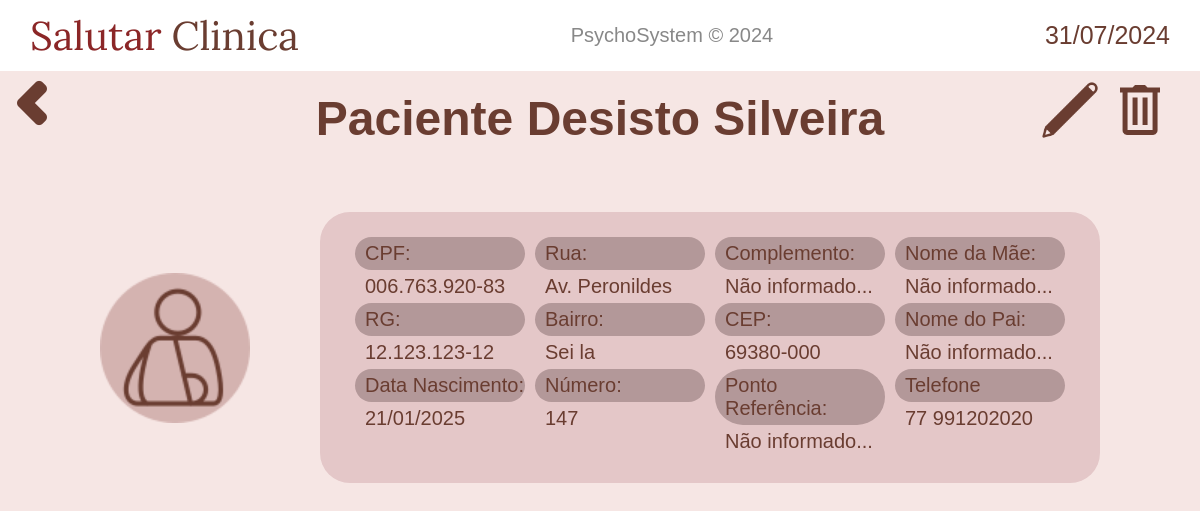
The app's page /pacientes/infos/11 (signed in) with its own data.
### pacientes/models.py (models this page shows, shortened)
class Paciente(models.Model):
    nome = models.CharField(max_length=50)
    cpf = models.CharField(max_length=20, unique=True)
    rg = models.CharField(max_length=20)
    data_nascimento = models.DateField()
    rua = models.CharField(max_length=50)
    bairro = models.CharField(max_length=50)
    numero = models.CharField(max_length=5)
    complemento = models.TextField(blank=True)
    cep = models.CharField(max_length=20)
    ponto_referencia = models.TextField(blank=True)
    nome_mae = models.CharField(max_length=50, blank=True)
    nome_pai = models.CharField(max_length=50, blank=True)
    telefone = models.CharField(max_length=20)

### pacientes/views.py (the view)
# urls.py: path('infos/<int:id>', views.infos, name="infos"),
@login_required(login_url='home:login')
def infos(request, id):
    paciente = Paciente.objects.get(pk=id)
    context_ = {
        'data_atual': data_atual,
        'paciente': paciente,
    }
    return render(request, 'pacientes/infos.html', context_)

### pacientes/templates/pacientes/infos.html (shortened to what this page needs)
{% extends 'base.html' %}
{% load static %}
{% block content %}
<div style="display: flex;">
    <a href="{% url 'pacientes:display_pacientes' %}" class="return-button"><img src="{% static 'home/imagens/chevron-left.png' %}" alt=""></a>
    <h2 class="welcome-text">Paciente {{paciente.nome }}</h2>
    <a href="{% url 'pacientes:editar_paciente' paciente.id %}" style="position: absolute; right: 100px; top:80px;">
        <img src="{% static 'pacientes/imagens/editar-icon.png' %}" height="60" alt="">
    </a>
    <a href="#" class="opcao-deletar" data-modal-id="modal-{{ paciente.id }}" style="position: absolute; right: 30px; top:80px;">
        <img src="{% static 'pacientes/imagens/excluir-icon.png' %}" height="60" alt="">
    </a>
</div>
<main>
    <div style="display: flex; justify-content: center; align-items: center; width: 100%; margin: 30px 0;">
        <img src="{% static 'home/imagens/paciente-icon.png' %}" alt="" height="150">
        <div class="paciente-infos-container">
            <div class="paciente-infos-subcontainer">
                <h4 class="campos-paciente campo-cpf">CPF: </h4>
                <h4 class="campos-paciente-dado">{{ paciente.cpf|slice:"0:3" }}.{{ paciente.cpf|slice:"3:6" }}.{{ paciente.cpf|slice:"6:9" }}-{{ paciente.cpf|slice:"9:11" }}</h4>
                <h4 class="campos-paciente">RG: </h4>
                <h4 class="campos-paciente-dado">{{ paciente.rg| slice:"0:2" }}.{{ paciente.rg| slice:"2:5" }}.{{ paciente.rg| slice:"5:8" }}-{{ paciente.rg| slice:"8:" }}</h4>
                <h4 class="campos-paciente">Data Nascimento: </h4>
                <h4 class="campos-paciente-dado">{{ paciente.data_nascimento | date:"d/m/Y" }}</h4>
            </div>
            <div class="paciente-infos-subcontainer">
                <h4 class="campos-paciente">Rua: </h4>
                <h4 class="campos-paciente-dado">{{ paciente.rua }}</h4>
                <h4 class="campos-paciente">Bairro: </h4>
                <h4 class="campos-paciente-dado">{{ paciente.bairro }}</h4>
                <h4 class="campos-paciente">Número: </h4>
                <h4 class="campos-paciente-dado">{{ paciente.numero }}</h4>
            </div>
            <div class="paciente-infos-subcontainer">
                {% if paciente.complemento %}
                    <h4 class="campos-paciente">Complemento: </h4>
                    <h4 class="campos-paciente-dado">{{ paciente.complemento }}</h4>
                {% else  %}
                    <h4 class="campos-paciente">Complemento: </h4>
                    <h4 class="campos-paciente-dado">Não informado...</h4>
                {% endif %}
                <h4 class="campos-paciente">CEP: </h4>
                <h4 class="campos-paciente-dado">{{ paciente.cep | slice:"0:5" }}-{{ paciente.cep | slice:"5:" }}</h4>
                {% if paciente.ponto_referencia %}
                    <h4 class="campos-paciente">Ponto Referência: </h4>
                    <h4 class="campos-paciente-dado">{{ paciente.ponto_referencia }}</h4>
                {% else  %}
                    <h4 class="campos-paciente">Ponto Referência: </h4>
                    <h4 class="campos-paciente-dado">Não informado...</h4>
                {% endif %}
            </div>
            <div class="paciente-infos-subcontainer">
                {% if paciente.nome_mae %}
                    <h4 class="campos-paciente">Nome da Mãe: </h4>
                    <h4 class="campos-paciente-dado">{{ paciente.nome_mae }}</h4>
                {% else  %}
                    <h4 class="campos-paciente">Nome da Mãe: </h4>
                    <h4 class="campos-paciente-dado">Não informado...</h4>
                {% endif %}
                {% if paciente.nome_pai %}
                    <h4 class="campos-paciente">Nome do Pai: </h4>
                    <h4 class="campos-paciente-dado">{{ paciente.nome_pai }}</h4>
                {% else  %}
                    <h4 class="campos-paciente">Nome do Pai: </h4>
                    <h4 class="campos-paciente-dado">Não informado...</h4>
                {% endif %}
                <h4 class="campos-paciente">Telefone</h4>
                <h4 class="campos-paciente-dado">{{ paciente.telefone }}</h4>
            </div>
        </div>
    </div>
</main>
{% endblock content %}

### static/home/css/styles.css (style rules this page uses)
* { margin: 0; padding: 0; }
body { background-color: #f6e6e4;; }
main { display: flex; margin-top: 3%; }
a { text-decoration: none; color: #6a3d31; }
.return-button { background-color: #ffffff00; border: none; cursor: pointer; position: absolute; }
.welcome-text { font-family: sans-serif; font-weight: bold; font-size: 3rem; color: #6a3d31; margin: 0 auto; margin-top: 20px; }

### static/pacientes/css/styles.css (style rules this page uses)
.paciente-infos-container { background-color: #e4c7c8; margin-left: 70px; padding: 20px 30px; border-radius: 30px; width: 60%; display: flex; }
.paciente-infos-subcontainer { width: 100%; padding: 5px; display: flex; flex-direction: column; }
.campos-paciente { display: inline; background-color: #b39899; color: #6a3d31; padding: 5px 0 5px 10px; border-radius: 30px; font-size: 20px; font-family: sans-serif; font-weight: 500; }
.campos-paciente-dado { display: inline; color: #6a3d31; padding: 5px 10px; border-radius: 30px; font-size: 20px; font-family: sans-serif; font-weight: 500; }

### records on screen
Paciente: nome "Desisto Silveira", cpf "006", cpf "763", cpf "920", cpf "83", rg "12", rg "123", data_nascimento "21/01/2025", rua "Av. Peronildes", bairro "Sei la", numero "147", cep "69380", cep "000", telefone "77 991202020"

### other values on screen
{{ data_atual }} "31/07/2024"
